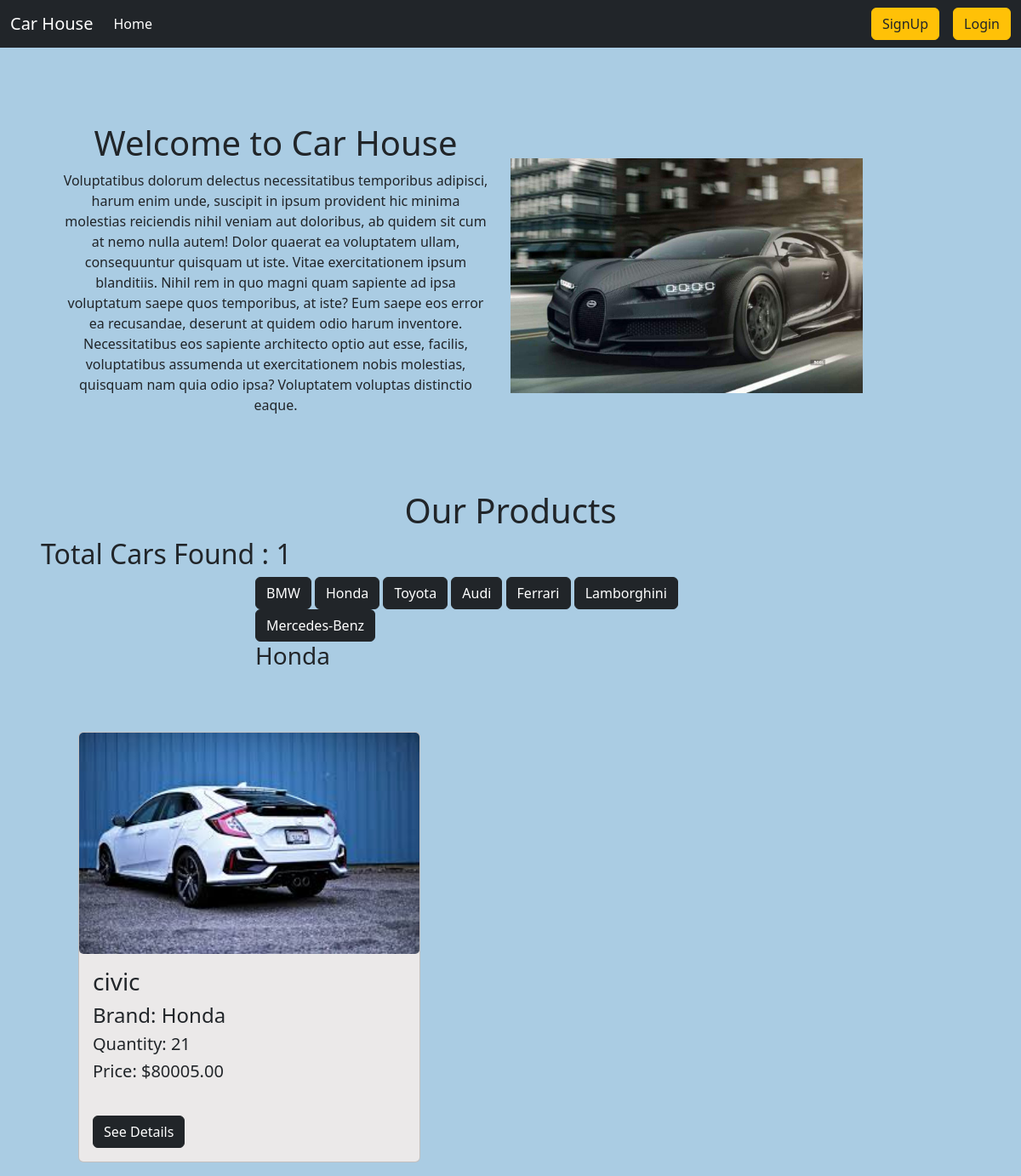
Screenshot of /?brand=Honda with the database file from the repository.
### CarApp/models.py (models this page shows, shortened)
class Brand(models.Model):
    name = models.CharField(max_length=100)

class Car(models.Model):
    name = models.CharField(max_length=100)
    description = models.TextField()
    price = models.DecimalField(max_digits=10, decimal_places=2)
    quantity = models.IntegerField(default=1)
    brand = models.ForeignKey(Brand, on_delete=models.CASCADE)
    image = models.ImageField(upload_to='media/cars')

### CarApp/views.py (the view)
# urls.py: path('', views.home, name='home'),
def home(request):
    brands = Brand.objects.all()
    cars = Car.objects.all()
    selected_brand = request.GET.get('brand')
    if selected_brand:
        cars = cars.filter(brand__name=selected_brand)
    else:
        cars = Car.objects.all()
    return render(request, 'home.html', {'brands': brands, 'cars': cars, 'selected_brand': selected_brand})

### CarApp/templates/home.html (shortened to what this page needs)
{% extends 'base.html' %}
{% load static %}
{% block content %}
<div class="d-flex flex-wrap px-5 pt-3 align-items-center mt-5  ">
    <div class="col-6 p-4" style="text-align:center;">
        <h1>Welcome to Car House</h1>
      <p> Voluptatibus dolorum delectus necessitatibus temporibus adipisci, harum enim unde, suscipit in ipsum provident hic minima molestias reiciendis nihil veniam aut doloribus, ab quidem sit cum at nemo nulla autem! Dolor quaerat ea voluptatem ullam, consequuntur quisquam ut iste. Vitae exercitationem ipsum blanditiis. Nihil rem in quo magni quam sapiente ad ipsa voluptatum saepe quos temporibus, at iste? Eum saepe eos error ea recusandae, deserunt at quidem odio harum inventore. Necessitatibus eos sapiente architecto optio aut esse, facilis, voluptatibus assumenda ut exercitationem nobis molestias, quisquam nam quia odio ipsa? Voluptatem voluptas distinctio eaque.</p>
    </div>
    <div class="col-6 ml-4" >
  <img class="w-75  px-" src="{% static 'car.jpg' %}" />
    </div>
  </div>
  <h1 class="text-center  pt-5">Our Products</h1>
  <h2 class="px-5">Total Cars Found : {{ cars|length}}</h2>
  <form style="width:50% ; margin : auto" method="post">
    <div class="">
        {% for brand in brands %}
            <a class="btn btn-dark" style="" href="?brand={{ brand.name }}" style="margin-right: 10px;">
                {{ brand.name }}
            </a>
        {% endfor %}
    </div>
    <div>
        {% if selected_brand %}
            <h3> {{ selected_brand }}</h3>
        {% endif %}
    </div>
  </form>
<form style="width:90% ; margin : auto" method="POST">
<ul class=" mt-5 d-flex flex-wrap "  >
    {% for car in cars %}
    <div class="col-4">
        <div class="card mt-4"  style="width:402px; background-color: rgb(235, 233, 233); ">
            <img style="width:400px; height:260px; border-radius: 5px;" src="{{ car.image.url }}" alt="{{ car.name }}">
            <div class="card-body">
                <h3>{{ car.name }}</h3>
                <h4>Brand: {{ car.brand.name }} </h4>
                <h5>Quantity: {{ car.quantity }}</h5>
                <h5>Price: ${{ car.price }}</h5>
            </div>
            <div class="card-body">
                <a href="{% url 'car_detail' car.id %}" type="button" class="btn btn-dark text-white">See Details</a>
            </div>
          </div>
          </div>
    {% endfor %}
</ul>
</form>
{% endblock %}

### rows the page displays
Brand: name "BMW"
Brand: name "Honda"
Brand: name "Toyota"
Brand: name "Audi"
Brand: name "Ferrari"
Brand: name "Lamborghini"
Brand: name "Mercedes-Benz"
Car: image (picture), name "civic", brand.name "Honda", quantity "21", price "80005.00"

### other values shown
{{ cars|length }} "1"
